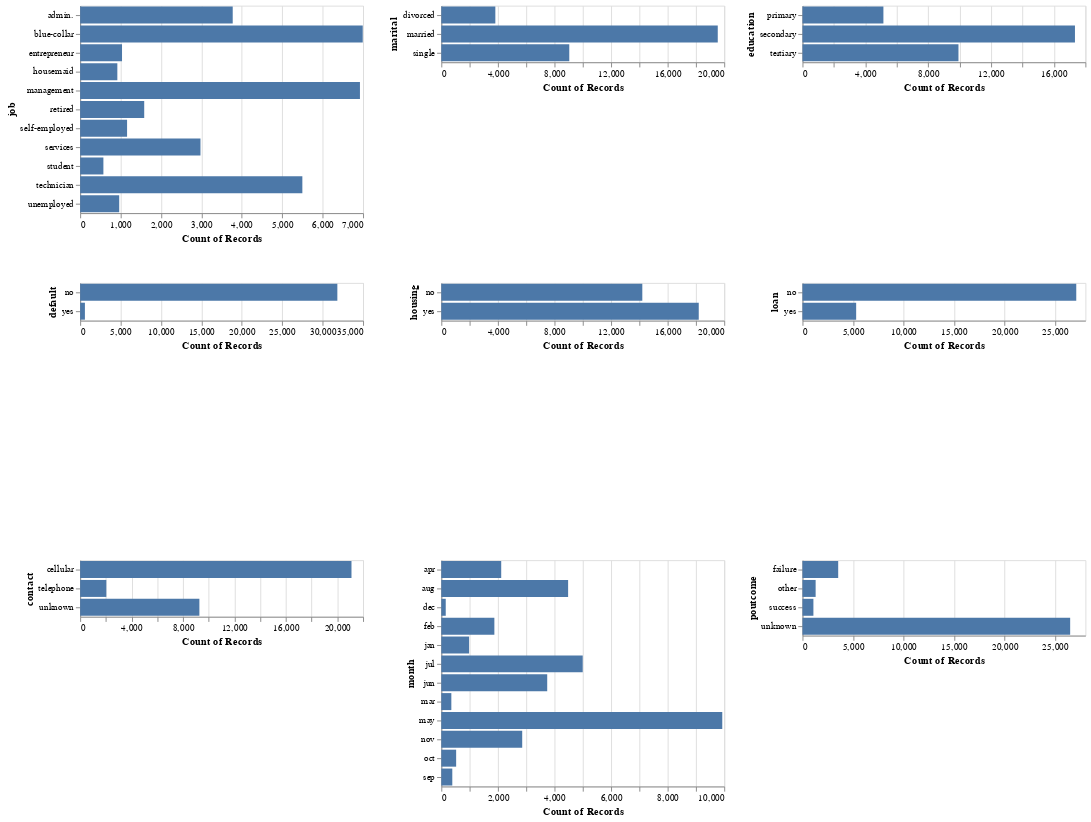

Notebook source saved alongside this figure:
### Code cell
import altair as alt
alt.data_transformers.enable("vegafusion")

alt.Chart(train_df).mark_bar().encode(
    x="count()",
    y=alt.Y(alt.repeat()).type("nominal")
).repeat(
    categorical_cols, columns=3
)

### Figure 1 — Vega specification as saved in the notebook (floating-point values rounded to 4 significant figures)
{"$schema": "https://vega.github.io/schema/vega/v5.json", "data": [{"name": "source_0"}, {"name": "data_0", "values": [{"__count": 966, "job": "unemployed"}, {"__count": 3775, "job": "admin."}, {"__count": 6992, "job": "blue-collar"}, {"__count": 5498, "job": "technician"}, {"__count": 6923, "job": "management"}, {"__count": 2977, "job": "services"}, {"__count": 1036, "job": "entrepreneur"}, {"__count": 920, "job": "housemaid"}, {"__count": 1161, "job": "self-employed"}, {"__count": 575, "job": "student"}, {"__count": 1585, "job": "retired"}]}, {"name": "data_1", "values": [{"__count": 9046, "marital": "single"}, {"__count": 19543, "marital": "married"}, {"__count": 3819, "marital": "divorced"}]}, {"name": "data_2", "values": [{"__count": 17336, "education": "secondary"}, {"__count": 5148, "education": "primary"}, {"__count": 9924, "education": "tertiary"}]}, {"name": "data_3", "values": [{"__count": 31820, "default": "no"}, {"__count": 588, "default": "yes"}]}, {"name": "data_4", "values": [{"__count": 14209, "housing": "no"}, {"__count": 18199, "housing": "yes"}]}, {"name": "data_5", "values": [{"__count": 27096, "loan": "no"}, {"__count": 5312, "loan": "yes"}]}, {"name": "data_6", "values": [{"__count": 21100, "contact": "cellular"}, {"__count": 9272, "contact": "unknown"}, {"__count": 2036, "contact": "telephone"}]}, {"name": "data_7", "values": [{"__count": 2859, "month": "nov"}, {"__count": 4998, "month": "jul"}, {"__count": 3743, "month": "jun"}, {"__count": 9931, "month": "may"}, {"__count": 4482, "month": "aug"}, {"__count": 2117, "month": "apr"}, {"__count": 981, "month": "jan"}, {"__count": 1875, "month": "feb"}, {"__count": 524, "month": "oct"}, {"__count": 354, "month": "mar"}, {"__count": 156, "month": "dec"}, {"__count": 388, "month": "sep"}]}, {"name": "data_8", "values": [{"__count": 26493, "poutcome": "unknown"}, {"__count": 3534, "poutcome": "failure"}, {"__count": 1301, "poutcome": "other"}, {"__count": 1080, "poutcome": "success"}]}, {"name": "data_0_child__job_x_domain___count", "values": [{"min": 575, "max": 6992}]}, {"name": "data_0_child__job_y_domain_job", "values": [{"job": "unemployed"}, {"job": "admin."}, {"job": "blue-collar"}, {"job": "technician"}, {"job": "management"}, {"job": "services"}, {"job": "entrepreneur"}, {"job": "housemaid"}, {"job": "self-employed"}, {"job": "student"}, {"job": "retired"}]}, {"name": "data_1_child__marital_x_domain___count", "values": [{"min": 3819, "max": 19543}]}, {"name": "data_1_child__marital_y_domain_marital", "values": [{"marital": "single"}, {"marital": "married"}, {"marital": "divorced"}]}, {"name": "data_2_child__education_x_domain___count", "values": [{"min": 5148, "max": 17336}]}, {"name": "data_2_child__education_y_domain_education", "values": [{"education": "secondary"}, {"education": "primary"}, {"education": "tertiary"}]}, {"name": "data_3_child__default_x_domain___count", "values": [{"min": 588, "max": 31820}]}, {"name": "data_3_child__default_y_domain_default", "values": [{"default": "no"}, {"default": "yes"}]}, {"name": "data_4_child__housing_x_domain___count", "values": [{"min": 14209, "max": 18199}]}, {"name": "data_4_child__housing_y_domain_housing", "values": [{"housing": "no"}, {"housing": "yes"}]}, {"name": "data_5_child__loan_x_domain___count", "values": [{"min": 5312, "max": 27096}]}, {"name": "data_5_child__loan_y_domain_loan", "values": [{"loan": "no"}, {"loan": "yes"}]}, {"name": "data_6_child__contact_x_domain___count", "values": [{"min": 2036, "max": 21100}]}, {"name": "data_6_child__contact_y_domain_contact", "values": [{"contact": "cellular"}, {"contact": "unknown"}, {"contact": "telephone"}]}, {"name": "data_7_child__month_x_domain___count", "values": [{"min": 156, "max": 9931}]}, {"name": "data_7_child__month_y_domain_month", "values": [{"month": "nov"}, {"month": "jul"}, {"month": "jun"}, {"month": "may"}, {"month": "aug"}, {"month": "apr"}, {"month": "jan"}, {"month": "feb"}, {"month": "oct"}, {"month": "mar"}, {"month": "dec"}, {"month": "sep"}]}, {"name": "data_8_child__poutcome_x_domain___count", "values": [{"min": 1080, "max": 26493}]}, {"name": "data_8_child__poutcome_y_domain_poutcome", "values": [{"poutcome": "unknown"}, {"poutcome": "failure"}, {"poutcome": "other"}, {"poutcome": "success"}]}], "signals": [{"name": "childWidth", "value": 300}, {"name": "child__job_y_step", "value": 20}, {"name": "child__job_height", "update": "bandspace(domain('child__job_y').length, 0.1, 0.05) * child__job_y_step"}, {"name": "child__marital_y_step", "value": 20}, {"name": "child__marital_height", "update": "bandspace(domain('child__marital_y').length, 0.1, 0.05) * child__marital_y_step"}, {"name": "child__education_y_step", "value": 20}, {"name": "child__education_height", "update": "bandspace(domain('child__education_y').length, 0.1, 0.05) * child__education_y_step"}, {"name": "child__default_y_step", "value": 20}, {"name": "child__default_height", "update": "bandspace(domain('child__default_y').length, 0.1, 0.05) * child__default_y_step"}, {"name": "child__housing_y_step", "value": 20}, {"name": "child__housing_height", "update": "bandspace(domain('child__housing_y').length, 0.1, 0.05) * child__housing_y_step"}, {"name": "child__loan_y_step", "value": 20}, {"name": "child__loan_height", "update": "bandspace(domain('child__loan_y').length, 0.1, 0.05) * child__loan_y_step"}, {"name": "child__contact_y_step", "value": 20}, {"name": "child__contact_height", "update": "bandspace(domain('child__contact_y').length, 0.1, 0.05) * child__contact_y_step"}, {"name": "child__month_y_step", "value": 20}, {"name": "child__month_height", "update": "bandspace(domain('child__month_y').length, 0.1, 0.05) * child__month_y_step"}, {"name": "child__poutcome_y_step", "value": 20}, {"name": "child__poutcome_height", "update": "bandspace(domain('child__poutcome_y').length, 0.1, 0.05) * child__poutcome_y_step"}], "marks": [{"type": "group", "name": "child__job_group", "encode": {"update": {"width": {"signal": "childWidth"}, "height": {"signal": "child__job_height"}}}, "marks": [{"type": "rect", "name": "child__job_marks", "from": {"data": "data_0"}, "encode": {"update": {"y": {"field": "job", "scale": "child__job_y"}, "height": {"signal": "max(0.25, bandwidth('child__job_y'))"}, "x": {"field": "__count", "scale": "child__job_x"}, "x2": {"value": 0, "scale": "child__job_x"}, "fill": {"value": "#4c78a8"}, "description": {"signal": "\"Count of Records: \" + (format(datum[\"__count\"], \"\")) + \"; job: \" + (isValid(datum[\"job\"]) ? datum[\"job\"] : \"\"+datum[\"job\"])"}, "ariaRoleDescription": {"value": "bar"}}}, "style": ["bar"]}], "axes": [{"scale": "child__job_x", "zindex": 0, "maxExtent": 0, "domain": false, "aria": false, "minExtent": 0, "grid": true, "tickCount": {"signal": "ceil(childWidth/40)"}, "orient": "bottom", "labels": false, "gridScale": "child__job_y", "ticks": false}, {"scale": "child__job_x", "orient": "bottom", "zindex": 0, "title": "Count of Records", "labelFlush": true, "grid": false, "labelOverlap": true, "tickCount": {"signal": "ceil(childWidth/40)"}}, {"scale": "child__job_y", "grid": false, "orient": "left", "zindex": 0, "title": "job"}], "style": "cell"}, {"type": "group", "name": "child__marital_group", "encode": {"update": {"width": {"signal": "childWidth"}, "height": {"signal": "child__marital_height"}}}, "marks": [{"type": "rect", "name": "child__marital_marks", "from": {"data": "data_1"}, "encode": {"update": {"description": {"signal": "\"Count of Records: \" + (format(datum[\"__count\"], \"\")) + \"; marital: \" + (isValid(datum[\"marital\"]) ? datum[\"marital\"] : \"\"+datum[\"marital\"])"}, "ariaRoleDescription": {"value": "bar"}, "x": {"field": "__count", "scale": "child__marital_x"}, "x2": {"value": 0, "scale": "child__marital_x"}, "y": {"field": "marital", "scale": "child__marital_y"}, "height": {"signal": "max(0.25, bandwidth('child__marital_y'))"}, "fill": {"value": "#4c78a8"}}}, "style": ["bar"]}], "axes": [{"scale": "child__marital_x", "domain": false, "ticks": false, "orient": "bottom", "minExtent": 0, "gridScale": "child__marital_y", "tickCount": {"signal": "ceil(childWidth/40)"}, "labels": false, "grid": true, "aria": false, "zindex": 0, "maxExtent": 0}, {"scale": "child__marital_x", "title": "Count of Records", "labelFlush": true, "tickCount": {"signal": "ceil(childWidth/40)"}, "zindex": 0, "grid": false, "orient": "bottom", "labelOverlap": true}, {"scale": "child__marital_y", "orient": "left", "title": "marital", "grid": false, "zindex": 0}], "style": "cell"}, {"type": "group", "name": "child__education_group", "encode": {"update": {"width": {"signal": "childWidth"}, "height": {"signal": "child__education_height"}}}, "marks": [{"type": "rect", "name": "child__education_marks", "from": {"data": "data_2"}, "encode": {"update": {"ariaRoleDescription": {"value": "bar"}, "fill": {"value": "#4c78a8"}, "x": {"field": "__count", "scale": "child__education_x"}, "x2": {"value": 0, "scale": "child__education_x"}, "y": {"field": "education", "scale": "child__education_y"}, "height": {"signal": "max(0.25, bandwidth('child__education_y'))"}, "description": {"signal": "\"Count of Records: \" + (format(datum[\"__count\"], \"\")) + \"; education: \" + (isValid(datum[\"education\"]) ? datum[\"education\"] : \"\"+datum[\"education\"])"}}}, "style": ["bar"]}], "axes": [{"scale": "child__education_x", "zindex": 0, "minExtent": 0, "domain": false, "grid": true, "orient": "bottom", "gridScale": "child__education_y", "tickCount": {"signal": "ceil(childWidth/40)"}, "maxExtent": 0, "ticks": false, "aria": false, "labels": false}, {"scale": "child__education_x", "tickCount": {"signal": "ceil(childWidth/40)"}, "labelFlush": true, "orient": "bottom", "zindex": 0, "labelOverlap": true, "title": "Count of Records", "grid": false}, {"scale": "child__education_y", "grid": false, "zindex": 0, "title": "education", "orient": "left"}], "style": "cell"}, {"type": "group", "name": "child__default_group", "encode": {"update": {"width": {"signal": "childWidth"}, "height": {"signal": "child__default_height"}}}, "marks": [{"type": "rect", "name": "child__default_marks", "from": {"data": "data_3"}, "encode": {"update": {"description": {"signal": "\"Count of Records: \" + (format(datum[\"__count\"], \"\")) + \"; default: \" + (isValid(datum[\"default\"]) ? datum[\"default\"] : \"\"+datum[\"default\"])"}, "fill": {"value": "#4c78a8"}, "ariaRoleDescription": {"value": "bar"}, "x": {"field": "__count", "scale": "child__default_x"}, "x2": {"value": 0, "scale": "child__default_x"}, "y": {"field": "default", "scale": "child__default_y"}, "height": {"signal": "max(0.25, bandwidth('child__default_y'))"}}}, "style": ["bar"]}], "axes": [{"scale": "child__default_x", "grid": true, "orient": "bottom", "gridScale": "child__default_y", "tickCount": {"signal": "ceil(childWidth/40)"}, "labels": false, "aria": false, "maxExtent": 0, "ticks": false, "minExtent": 0, "zindex": 0, "domain": false}, {"scale": "child__default_x", "labelFlush": true, "grid": false, "labelOverlap": true, "zindex": 0, "orient": "bottom", "tickCount": {"signal": "ceil(childWidth/40)"}, "title": "Count of Records"}, {"scale": "child__default_y", "grid": false, "title": "default", "orient": "left", "zindex": 0}], "style": "cell"}, {"type": "group", "name": "child__housing_group", "encode": {"update": {"width": {"signal": "childWidth"}, "height": {"signal": "child__housing_height"}}}, "marks": [{"type": "rect", "name": "child__housing_marks", "from": {"data": "data_4"}, "encode": {"update": {"x": {"field": "__count", "scale": "child__housing_x"}, "x2": {"value": 0, "scale": "child__housing_x"}, "y": {"field": "housing", "scale": "child__housing_y"}, "height": {"signal": "max(0.25, bandwidth('child__housing_y'))"}, "fill": {"value": "#4c78a8"}, "description": {"signal": "\"Count of Records: \" + (format(datum[\"__count\"], \"\")) + \"; housing: \" + (isValid(datum[\"housing\"]) ? datum[\"housing\"] : \"\"+datum[\"housing\"])"}, "ariaRoleDescription": {"value": "bar"}}}, "style": ["bar"]}], "axes": [{"scale": "child__housing_x", "tickCount": {"signal": "ceil(childWidth/40)"}, "aria": false, "minExtent": 0, "labels": false, "zindex": 0, "domain": false, "maxExtent": 0, "gridScale": "child__housing_y", "ticks": false, "orient": "bottom", "grid": true}, {"scale": "child__housing_x", "grid": false, "labelOverlap": true, "title": "Count of Records", "orient": "bottom", "labelFlush": true, "tickCount": {"signal": "ceil(childWidth/40)"}, "zindex": 0}, {"scale": "child__housing_y", "orient": "left", "title": "housing", "grid": false, "zindex": 0}], "style": "cell"}, {"type": "group", "name": "child__loan_group", "encode": {"update": {"height": {"signal": "child__loan_height"}, "width": {"signal": "childWidth"}}}, "marks": [{"type": "rect", "name": "child__loan_marks", "from": {"data": "data_5"}, "encode": {"update": {"y": {"field": "loan", "scale": "child__loan_y"}, "height": {"signal": "max(0.25, bandwidth('child__loan_y'))"}, "ariaRoleDescription": {"value": "bar"}, "x": {"field": "__count", "scale": "child__loan_x"}, "x2": {"value": 0, "scale": "child__loan_x"}, "description": {"signal": "\"Count of Records: \" + (format(datum[\"__count\"], \"\")) + \"; loan: \" + (isValid(datum[\"loan\"]) ? datum[\"loan\"] : \"\"+datum[\"loan\"])"}, "fill": {"value": "#4c78a8"}}}, "style": ["bar"]}], "axes": [{"scale": "child__loan_x", "labels": false, "ticks": false, "aria": false, "gridScale": "child__loan_y", "tickCount": {"signal": "ceil(childWidth/40)"}, "maxExtent": 0, "minExtent": 0, "grid": true, "domain": false, "zindex": 0, "orient": "bottom"}, {"scale": "child__loan_x", "orient": "bottom", "grid": false, "title": "Count of Records", "labelOverlap": true, "labelFlush": true, "tickCount": {"signal": "ceil(childWidth/40)"}, "zindex": 0}, {"scale": "child__loan_y", "orient": "left", "grid": false, "zindex": 0, "title": "loan"}], "style": "cell"}, {"type": "group", "name": "child__contact_group", "encode": {"update": {"width": {"signal": "childWidth"}, "height": {"signal": "child__contact_height"}}}, "marks": [{"type": "rect", "name": "child__contact_marks", "from": {"data": "data_6"}, "encode": {"update": {"fill": {"value": "#4c78a8"}, "x2": {"value": 0, "scale": "child__contact_x"}, "description": {"signal": "\"Count of Records: \" + (format(datum[\"__count\"], \"\")) + \"; contact: \" + (isValid(datum[\"contact\"]) ? datum[\"contact\"] : \"\"+datum[\"contact\"])"}, "y": {"field": "contact", "scale": "child__contact_y"}, "height": {"signal": "max(0.25, bandwidth('child__contact_y'))"}, "ariaRoleDescription": {"value": "bar"}, "x": {"field": "__count", "scale": "child__contact_x"}}}, "style": ["bar"]}], "axes": [{"scale": "child__contact_x", "minExtent": 0, "zindex": 0, "labels": false, "tickCount": {"signal": "ceil(childWidth/40)"}, "gridScale": "child__contact_y", "ticks": false, "orient": "bottom", "aria": false, "maxExtent": 0, "domain": false, "grid": true}, {"scale": "child__contact_x", "grid": false, "labelFlush": true, "orient": "bottom", "title": "Count of Records", "tickCount": {"signal": "ceil(childWidth/40)"}, "zindex": 0, "labelOverlap": true}, {"scale": "child__contact_y", "orient": "left", "grid": false, "title": "contact", "zindex": 0}], "style": "cell"}, {"type": "group", "name": "child__month_group", "encode": {"update": {"width": {"signal": "childWidth"}, "height": {"signal": "child__month_height"}}}, "marks": [{"type": "rect", "name": "child__month_marks", "from": {"data": "data_7"}, "encode": {"update": {"y": {"field": "month", "scale": "child__month_y"}, "height": {"signal": "max(0.25, bandwidth('child__month_y'))"}, "description": {"signal": "\"Count of Records: \" + (format(datum[\"__count\"], \"\")) + \"; month: \" + (isValid(datum[\"month\"]) ? datum[\"month\"] : \"\"+datum[\"month\"])"}, "ariaRoleDescription": {"value": "bar"}, "x": {"field": "__count", "scale": "child__month_x"}, "fill": {"value": "#4c78a8"}, "x2": {"value": 0, "scale": "child__month_x"}}}, "style": ["bar"]}], "axes": [{"scale": "child__month_x", "gridScale": "child__month_y", "labels": false, "maxExtent": 0, "grid": true, "ticks": false, "zindex": 0, "tickCount": {"signal": "ceil(childWidth/40)"}, "orient": "bottom", "domain": false, "aria": false, "minExtent": 0}, {"scale": "child__month_x", "title": "Count of Records", "grid": false, "labelFlush": true, "zindex": 0, "labelOverlap": true, "orient": "bottom", "tickCount": {"signal": "ceil(childWidth/40)"}}, {"scale": "child__month_y", "orient": "left", "grid": false, "zindex": 0, "title": "month"}], "style": "cell"}, {"type": "group", "name": "child__poutcome_group", "encode": {"update": {"height": {"signal": "child__poutcome_height"}, "width": {"signal": "childWidth"}}}, "marks": [{"type": "rect", "name": "child__poutcome_marks", "from": {"data": "data_8"}, "encode": {"update": {"fill": {"value": "#4c78a8"}, "ariaRoleDescription": {"value": "bar"}, "description": {"signal": "\"Count of Records: \" + (format(datum[\"__count\"], \"\")) + \"; poutcome: \" + (isValid(datum[\"poutcome\"]) ? datum[\"poutcome\"] : \"\"+datum[\"poutcome\"])"}, "x": {"field": "__count", "scale": "child__poutcome_x"}, "x2": {"value": 0, "scale": "child__poutcome_x"}, "y": {"field": "poutcome", "scale": "child__poutcome_y"}, "height": {"signal": "max(0.25, bandwidth('child__poutcome_y'))"}}}, "style": ["bar"]}], "axes": [{"scale": "child__poutcome_x", "aria": false, "zindex": 0, "domain": false, "maxExtent": 0, "orient": "bottom", "minExtent": 0, "tickCount": {"signal": "ceil(childWidth/40)"}, "labels": false, "ticks": false, "gridScale": "child__poutcome_y", "grid": true}, {"scale": "child__poutcome_x", "zindex": 0, "title": "Count of Records", "labelFlush": true, "labelOverlap": true, "orient": "bottom", "tickCount": {"signal": "ceil(childWidth/40)"}, "grid": false}, {"scale": "child__poutcome_y", "zindex": 0, "orient": "left", "title": "poutcome", "grid": false}], "style": "cell"}], "scales": [{"name": "child__job_x", "type": "linear", "domain": [{"signal": "(data(\"data_0_child__job_x_domain___count\")[0] || {}).min"}, {"signal": "(data(\"data_0_child__job_x_domain___count\")[0] || {}).max"}], "range": [0, {"signal": "childWidth"}], "nice": true, "zero": true}, {"name": "child__job_y", "type": "band", "domain": {"data": "data_0_child__job_y_domain_job", "field": "job", "sort": true}, "range": {"step": {"signal": "child__job_y_step"}}, "paddingOuter": 0.05, "paddingInner": 0.1}, {"name": "child__marital_x", "type": "linear", "domain": [{"signal": "(data(\"data_1_child__marital_x_domain___count\")[0] || {}).min"}, {"signal": "(data(\"data_1_child__marital_x_domain___count\")[0] || {}).max"}], "range": [0, {"signal": "childWidth"}], "zero": true, "nice": true}, {"name": "child__marital_y", "type": "band", "domain": {"data": "data_1_child__marital_y_domain_marital", "field": "marital", "sort": true}, "range": {"step": {"signal": "child__marital_y_step"}}, "paddingOuter": 0.05, "paddingInner": 0.1}, {"name": "child__education_x", "type": "linear", "domain": [{"signal": "(data(\"data_2_child__education_x_domain___count\")[0] || {}).min"}, {"signal": "(data(\"data_2_child__education_x_domain___count\")[0] || {}).max"}], "range": [0, {"signal": "childWidth"}], "nice": true, "zero": true}, {"name": "child__education_y", "type": "band", "domain": {"data": "data_2_child__education_y_domain_education", "field": "education", "sort": true}, "range": {"step": {"signal": "child__education_y_step"}}, "paddingOuter": 0.05, "paddingInner": 0.1}, {"name": "child__default_x", "type": "linear", "domain": [{"signal": "(data(\"data_3_child__default_x_domain___count\")[0] || {}).min"}, {"signal": "(data(\"data_3_child__default_x_domain___count\")[0] || {}).max"}], "range": [0, {"signal": "childWidth"}], "nice": true, "zero": true}, {"name": "child__default_y", "type": "band", "domain": {"data": "data_3_child__default_y_domain_default", "field": "default", "sort": true}, "range": {"step": {"signal": "child__default_y_step"}}, "paddingInner": 0.1, "paddingOuter": 0.05}, {"name": "child__housing_x", "type": "linear", "domain": [{"signal": "(data(\"data_4_child__housing_x_domain___count\")[0] || {}).min"}, {"signal": "(data(\"data_4_child__housing_x_domain___count\")[0] || {}).max"}], "range": [0, {"signal": "childWidth"}], "nice": true, "zero": true}, {"name": "child__housing_y", "type": "band", "domain": {"data": "data_4_child__housing_y_domain_housing", "field": "housing", "sort": true}, "range": {"step": {"signal": "child__housing_y_step"}}, "paddingOuter": 0.05, "paddingInner": 0.1}, {"name": "child__loan_x", "type": "linear", "domain": [{"signal": "(data(\"data_5_child__loan_x_domain___count\")[0] || {}).min"}, {"signal": "(data(\"data_5_child__loan_x_domain___count\")[0] || {}).max"}], "range": [0, {"signal": "childWidth"}], "zero": true, "nice": true}, {"name": "child__loan_y", "type": "band", "domain": {"data": "data_5_child__loan_y_domain_loan", "field": "loan", "sort": true}, "range": {"step": {"signal": "child__loan_y_step"}}, "paddingInner": 0.1, "paddingOuter": 0.05}, {"name": "child__contact_x", "type": "linear", "domain": [{"signal": "(data(\"data_6_child__contact_x_domain___count\")[0] || {}).min"}, {"signal": "(data(\"data_6_child__contact_x_domain___count\")[0] || {}).max"}], "range": [0, {"signal": "childWidth"}], "zero": true, "nice": true}, {"name": "child__contact_y", "type": "band", "domain": {"data": "data_6_child__contact_y_domain_contact", "field": "contact", "sort": true}, "range": {"step": {"signal": "child__contact_y_step"}}, "paddingOuter": 0.05, "paddingInner": 0.1}, {"name": "child__month_x", "type": "linear", "domain": [{"signal": "(data(\"data_7_child__month_x_domain___count\")[0] || {}).min"}, {"signal": "(data(\"data_7_child__month_x_domain___count\")[0] || {}).max"}], "range": [0, {"signal": "childWidth"}], "nice": true, "zero": true}, {"name": "child__month_y", "type": "band", "domain": {"data": "data_7_child__month_y_domain_month", "field": "month", "sort": true}, "range": {"step": {"signal": "child__month_y_step"}}, "paddingInner": 0.1, "paddingOuter": 0.05}, {"name": "child__poutcome_x", "type": "linear", "domain": [{"signal": "(data(\"data_8_child__poutcome_x_domain___count\")[0] || {}).min"}, {"signal": "(data(\"data_8_child__poutcome_x_domain___count\")[0] || {}).max"}], "range": [0, {"signal": "childWidth"}], "nice": true, "zero": true}, {"name": "child__poutcome_y", "type": "band", "domain": {"data": "data_8_child__poutcome_y_domain_poutcome", "field": "poutcome", "sort": true}, "range": {"step": {"signal": "child__poutcome_y_step"}}, "paddingOuter": 0.05, "paddingInner": 0.1}], "padding": 5, "background": "white", "layout": {"padding": 20, "columns": 3, "bounds": "full", "align": "all"}}
